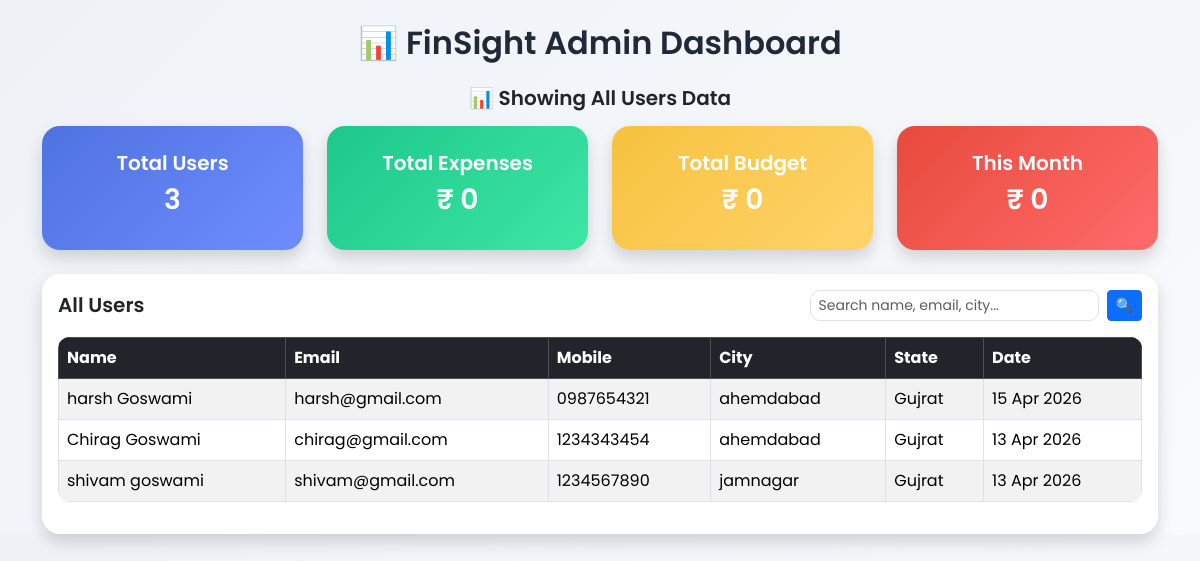
Before: /admin-dashboard/ (signed in) with the older database file.
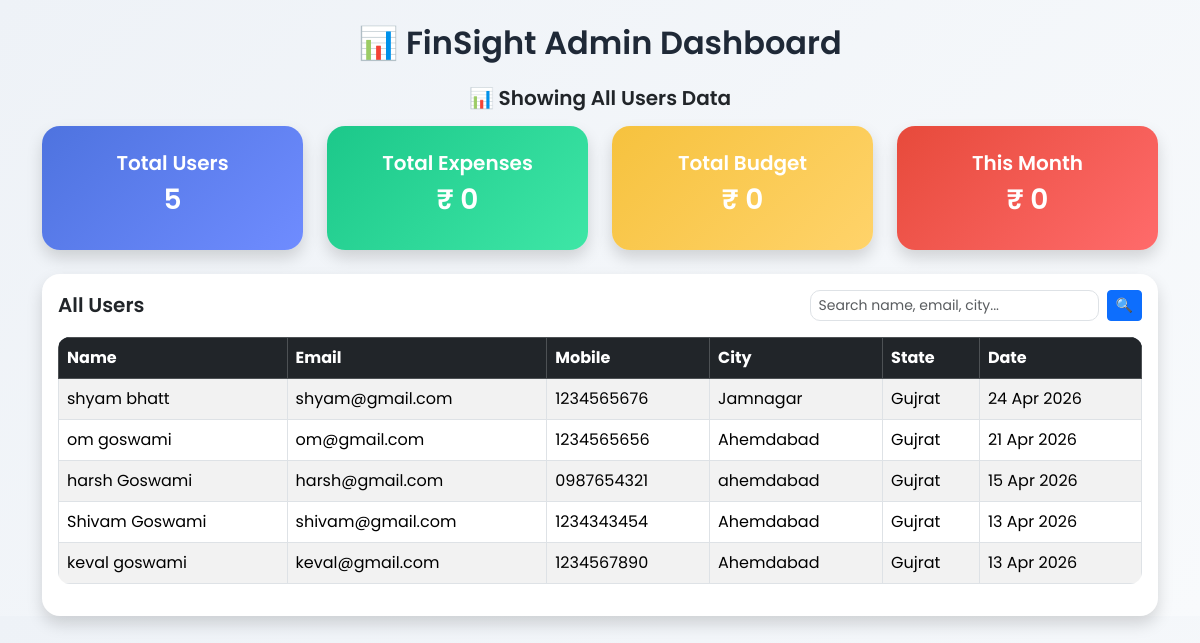
After: the same page with the newer database file.
### web/models.py (models this page shows, shortened)
class user(models.Model):
    fname = models.CharField(max_length=30)
    lname = models.CharField(max_length=30)
    email = models.CharField(max_length=50)
    mobile = models.CharField(max_length=10)
    password = models.CharField(max_length=16)
    address = models.TextField(max_length=100)
    city = models.CharField(max_length=100)
    state = models.CharField(max_length=100)
    registration_date = models.DateTimeField(auto_now_add=True)

### web/views.py (the view, shortened to what this page needs)
# urls.py: path('admin-dashboard/', admin_dashboard, name='admin_dashboard'),
def admin_dashboard(request):
    if not request.session.get('admin'):
        return redirect('admin_login')
    search_query = request.GET.get('search', '')
    user_id = request.GET.get('user_id')
    users = user.objects.all().order_by('-id')
    total_users = user.objects.count()
    selected_user = None
    total_expenses = 0
    total_budget = 0
    monthly_expenses = 0
    current_month = datetime.now().month
    context = {
        'users': users,
        'total_users': total_users,
        'selected_user': selected_user,
        'total_expenses': total_expenses,
        'total_budget': total_budget,
        'monthly_expenses': monthly_expenses,
        'search_query': search_query
    }
    return render(request, "admin_dashboard.html", context)

### web/templates/admin_dashboard.html (shortened to what this page needs)
<!DOCTYPE html>
<html>
<head>
    <link href="https://cdn.jsdelivr.net/npm/bootstrap@5.3.2/dist/css/bootstrap.min.css" rel="stylesheet">
</head>
<body>
<div class="container mt-4">
    <h2 class="text-center mb-4">📊 FinSight Admin Dashboard</h2>
    {% if selected_user %}
        <h5 class="text-center mb-3">
            👤 Selected User: {{ selected_user.fname }} {{ selected_user.lname }}
        </h5>
        <div class="text-center mb-3">
            <a href="{% url 'admin_dashboard' %}" class="btn btn-secondary btn-sm">
                🔄 Reset Selection
            </a>
            <a href="{% url 'user_detail' selected_user.id %}" class="btn btn-dark btn-sm">
                👁 View Full User Details
            </a>
        </div>
    {% else %}
        <h5 class="text-center mb-3">📊 Showing All Users Data</h5>
    {% endif %}
    <div class="row g-4 mb-4">
        <div class="col-md-3">
            <div class="card stat-card bg-blue shadow">
                <h5>Total Users</h5>
                <h3>{{ total_users }}</h3>
            </div>
        </div>
        <div class="col-md-3">
            <div class="card stat-card bg-green shadow">
                <h5>Total Expenses</h5>
                <h3>₹ {{ total_expenses }}</h3>
            </div>
        </div>
        <div class="col-md-3">
            <div class="card stat-card bg-yellow shadow">
                <h5>Total Budget</h5>
                <h3>₹ {{ total_budget }}</h3>
            </div>
        </div>
        <div class="col-md-3">
            <div class="card stat-card bg-red shadow">
                <h5>This Month</h5>
                <h3>₹ {{ monthly_expenses }}</h3>
            </div>
        </div>
    </div>
<div class="card shadow p-3">
    <div class="d-flex justify-content-between align-items-center mb-3">
        <h5 class="mb-0">All Users</h5>
        <form method="GET" class="d-flex gap-2">
            <input type="text"
                   name="search"
                   value="{{ search_query }}"
                   class="form-control form-control-sm"
                   placeholder="Search name, email, city...">
            <button class="btn btn-primary btn-sm">🔍</button>
        </form>
    </div>
    <table class="table table-striped table-bordered">
        <thead class="table-dark">
            <tr>
                <th>Name</th>
                <th>Email</th>
                <th>Mobile</th>
                <th>City</th>
                <th>State</th>
                <th>Date</th>
            </tr>
        </thead>
        <tbody>
            {% for u in users %}
            <tr onclick="window.location='?user_id={{ u.id }}&search={{ search_query }}'"
                {% if selected_user and selected_user.id == u.id %}class="table-warning"{% endif %}>
                <td>{{ u.fname }} {{ u.lname }}</td>
                <td>{{ u.email }}</td>
                <td>{{ u.mobile }}</td>
                <td>{{ u.city }}</td>
                <td>{{ u.state }}</td>
                <td>{{ u.registration_date|date:"d M Y" }}</td>
            </tr>
            {% endfor %}
        </tbody>
    </table>
</div>
</div>
</body>
</html>

Changed rows visible on the page:
added user: fname "shyam", lname "bhatt", email "shyam@gmail.com", mobile "1234565676", city "Jamnagar", state "Gujrat", registration_date "24 Apr 2026"
added user: fname "om", lname "goswami", email "om@gmail.com", mobile "1234565656", city "Ahemdabad", state "Gujrat", registration_date "21 Apr 2026"
changed user: fname "Chirag" → "Shivam"; email "chirag@gmail.com" → "shivam@gmail.com"; city "ahemdabad" → "Ahemdabad"
changed user: fname "shivam" → "keval"; email "shivam@gmail.com" → "keval@gmail.com"; city "jamnagar" → "Ahemdabad"
Other visible differences:
{{ total_users }}: "3" → "5"
